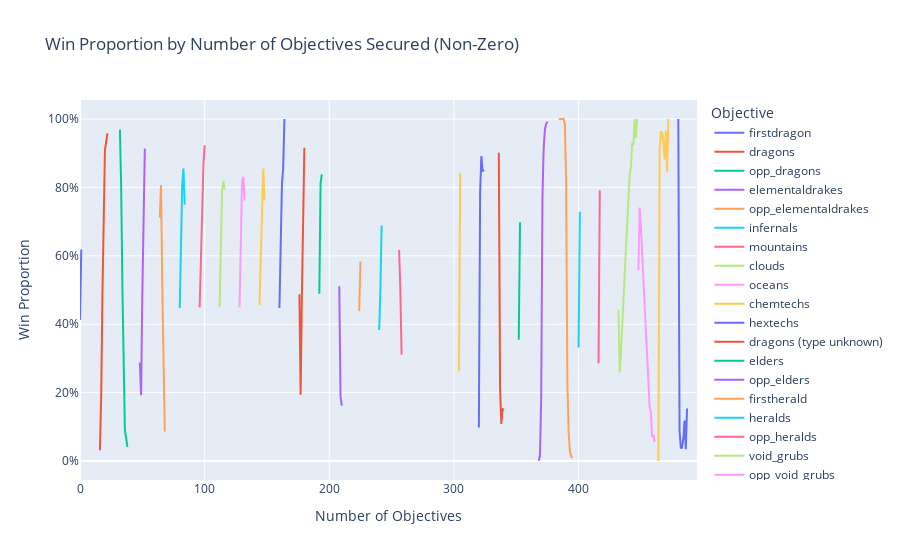

Notebook source saved alongside this figure:
### Code cell
win_proportions = {}

for obj in objectives:
    # Calculate the win proportion for each count of the objective
    win_loss_counts = grouped_df.groupby([obj, 'result']).size().unstack(fill_value=0)
    win_proportion = win_loss_counts[1] / (win_loss_counts[0] + win_loss_counts[1])
    
    # Filter out zero win proportions
    win_proportion = win_proportion[win_proportion > 0]
    win_proportions[obj] = win_proportion.reset_index(drop=True)  # Reset index to remove it

# Convert the win proportions to a DataFrame for easier plotting
win_proportions_df = pd.DataFrame(win_proportions)

import plotly.express as px

# Melt the DataFrame for plotting
win_proportions_melted = win_proportions_df.melt(var_name='Objective', 
                                                 value_name='Win Proportion')

# Create the line plot without zero points
fig = px.line(win_proportions_melted, 
              x=win_proportions_melted.index, 
              y='Win Proportion', 
              color='Objective', 
              title='Win Proportion by Number of Objectives Secured (Non-Zero)',
              labels={'index': 'Number of Objectives', 'Win Proportion': 'Win Proportion'})

fig.update_layout(yaxis=dict(tickformat=".0%"))
fig.show()

### Figure 1 — Plotly figure (JSON) as saved in the notebook; plotly's stock layout.template omitted (floating-point values rounded to 4 significant figures)
{"data": [{"hovertemplate": "Objective=firstdragon<br>Number of Objectives=%{x}<br>Win Proportion=%{y}<extra></extra>", "legendgroup": "firstdragon", "line": {"color": "#636efa", "dash": "solid"}, "marker": {"symbol": "circle"}, "mode": "lines", "name": "firstdragon", "orientation": "v", "showlegend": true, "type": "scatter", "x": [0, 1, 2, 3, 4, 5, 6, 7, 8, 9, 10, 11, 12, 13, 14, 15], "xaxis": "x", "y": [0.4128, 0.6187, null, null, null, null, null, null, null, null, null, null, null, null, null, null], "yaxis": "y"}, {"hovertemplate": "Objective=dragons<br>Number of Objectives=%{x}<br>Win Proportion=%{y}<extra></extra>", "legendgroup": "dragons", "line": {"color": "#EF553B", "dash": "solid"}, "marker": {"symbol": "circle"}, "mode": "lines", "name": "dragons", "orientation": "v", "showlegend": true, "type": "scatter", "x": [16, 17, 18, 19, 20, 21, 22, 23, 24, 25, 26, 27, 28, 29, 30, 31], "xaxis": "x", "y": [0.03166, 0.1924, 0.4872, 0.7121, 0.9093, 0.9325, 0.9583, null, null, null, null, null, null, null, null, null], "yaxis": "y"}, {"hovertemplate": "Objective=opp_dragons<br>Number of Objectives=%{x}<br>Win Proportion=%{y}<extra></extra>", "legendgroup": "opp_dragons", "line": {"color": "#00cc96", "dash": "solid"}, "marker": {"symbol": "circle"}, "mode": "lines", "name": "opp_dragons", "orientation": "v", "showlegend": true, "type": "scatter", "x": [32, 33, 34, 35, 36, 37, 38, 39, 40, 41, 42, 43, 44, 45, 46, 47], "xaxis": "x", "y": [0.9683, 0.8076, 0.5128, 0.2879, 0.09068, 0.06746, 0.04167, null, null, null, null, null, null, null, null, null], "yaxis": "y"}, {"hovertemplate": "Objective=elementaldrakes<br>Number of Objectives=%{x}<br>Win Proportion=%{y}<extra></extra>", "legendgroup": "elementaldrakes", "line": {"color": "#ab63fa", "dash": "solid"}, "marker": {"symbol": "circle"}, "mode": "lines", "name": "elementaldrakes", "orientation": "v", "showlegend": true, "type": "scatter", "x": [48, 49, 50, 51, 52, 53, 54, 55, 56, 57, 58, 59, 60, 61, 62, 63], "xaxis": "x", "y": [0.2883, 0.1928, 0.4878, 0.7123, 0.9134, null, null, null, null, null, null, null, null, null, null, null], "yaxis": "y"}, {"hovertemplate": "Objective=opp_elementaldrakes<br>Number of Objectives=%{x}<br>Win Proportion=%{y}<extra></extra>", "legendgroup": "opp_elementaldrakes", "line": {"color": "#FFA15A", "dash": "solid"}, "marker": {"symbol": "circle"}, "mode": "lines", "name": "opp_elementaldrakes", "orientation": "v", "showlegend": true, "type": "scatter", "x": [64, 65, 66, 67, 68, 69, 70, 71, 72, 73, 74, 75, 76, 77, 78, 79], "xaxis": "x", "y": [0.7117, 0.8072, 0.5122, 0.2877, 0.08664, null, null, null, null, null, null, null, null, null, null, null], "yaxis": "y"}, {"hovertemplate": "Objective=infernals<br>Number of Objectives=%{x}<br>Win Proportion=%{y}<extra></extra>", "legendgroup": "infernals", "line": {"color": "#19d3f3", "dash": "solid"}, "marker": {"symbol": "circle"}, "mode": "lines", "name": "infernals", "orientation": "v", "showlegend": true, "type": "scatter", "x": [80, 81, 82, 83, 84, 85, 86, 87, 88, 89, 90, 91, 92, 93, 94, 95], "xaxis": "x", "y": [0.4476, 0.6265, 0.8071, 0.8553, 0.75, null, null, null, null, null, null, null, null, null, null, null], "yaxis": "y"}, {"hovertemplate": "Objective=mountains<br>Number of Objectives=%{x}<br>Win Proportion=%{y}<extra></extra>", "legendgroup": "mountains", "line": {"color": "#FF6692", "dash": "solid"}, "marker": {"symbol": "circle"}, "mode": "lines", "name": "mountains", "orientation": "v", "showlegend": true, "type": "scatter", "x": [96, 97, 98, 99, 100, 101, 102, 103, 104, 105, 106, 107, 108, 109, 110, 111], "xaxis": "x", "y": [0.4493, 0.619, 0.7913, 0.8657, 0.9231, null, null, null, null, null, null, null, null, null, null, null], "yaxis": "y"}, {"hovertemplate": "Objective=clouds<br>Number of Objectives=%{x}<br>Win Proportion=%{y}<extra></extra>", "legendgroup": "clouds", "line": {"color": "#B6E880", "dash": "solid"}, "marker": {"symbol": "circle"}, "mode": "lines", "name": "clouds", "orientation": "v", "showlegend": true, "type": "scatter", "x": [112, 113, 114, 115, 116, 117, 118, 119, 120, 121, 122, 123, 124, 125, 126, 127], "xaxis": "x", "y": [0.4502, 0.6243, 0.7928, 0.8186, 0.7941, null, null, null, null, null, null, null, null, null, null, null], "yaxis": "y"}, {"hovertemplate": "Objective=oceans<br>Number of Objectives=%{x}<br>Win Proportion=%{y}<extra></extra>", "legendgroup": "oceans", "line": {"color": "#FF97FF", "dash": "solid"}, "marker": {"symbol": "circle"}, "mode": "lines", "name": "oceans", "orientation": "v", "showlegend": true, "type": "scatter", "x": [128, 129, 130, 131, 132, 133, 134, 135, 136, 137, 138, 139, 140, 141, 142, 143], "xaxis": "x", "y": [0.4497, 0.6183, 0.817, 0.8313, 0.7619, null, null, null, null, null, null, null, null, null, null, null], "yaxis": "y"}, {"hovertemplate": "Objective=chemtechs<br>Number of Objectives=%{x}<br>Win Proportion=%{y}<extra></extra>", "legendgroup": "chemtechs", "line": {"color": "#FECB52", "dash": "solid"}, "marker": {"symbol": "circle"}, "mode": "lines", "name": "chemtechs", "orientation": "v", "showlegend": true, "type": "scatter", "x": [144, 145, 146, 147, 148, 149, 150, 151, 152, 153, 154, 155, 156, 157, 158, 159], "xaxis": "x", "y": [0.4557, 0.5992, 0.7786, 0.8553, 0.7619, null, null, null, null, null, null, null, null, null, null, null], "yaxis": "y"}, {"hovertemplate": "Objective=hextechs<br>Number of Objectives=%{x}<br>Win Proportion=%{y}<extra></extra>", "legendgroup": "hextechs", "line": {"color": "#636efa", "dash": "solid"}, "marker": {"symbol": "circle"}, "mode": "lines", "name": "hextechs", "orientation": "v", "showlegend": true, "type": "scatter", "x": [160, 161, 162, 163, 164, 165, 166, 167, 168, 169, 170, 171, 172, 173, 174, 175], "xaxis": "x", "y": [0.4474, 0.6309, 0.8097, 0.8556, 1, null, null, null, null, null, null, null, null, null, null, null], "yaxis": "y"}, {"hovertemplate": "Objective=dragons (type unknown)<br>Number of Objectives=%{x}<br>Win Proportion=%{y}<extra></extra>", "legendgroup": "dragons (type unknown)", "line": {"color": "#EF553B", "dash": "solid"}, "marker": {"symbol": "circle"}, "mode": "lines", "name": "dragons (type unknown)", "orientation": "v", "showlegend": true, "type": "scatter", "x": [176, 177, 178, 179, 180, 181, 182, 183, 184, 185, 186, 187, 188, 189, 190, 191], "xaxis": "x", "y": [0.4874, 0.1935, 0.4804, 0.7141, 0.916, null, null, null, null, null, null, null, null, null, null, null], "yaxis": "y"}, {"hovertemplate": "Objective=elders<br>Number of Objectives=%{x}<br>Win Proportion=%{y}<extra></extra>", "legendgroup": "elders", "line": {"color": "#00cc96", "dash": "solid"}, "marker": {"symbol": "circle"}, "mode": "lines", "name": "elders", "orientation": "v", "showlegend": true, "type": "scatter", "x": [192, 193, 194, 195, 196, 197, 198, 199, 200, 201, 202, 203, 204, 205, 206, 207], "xaxis": "x", "y": [0.4891, 0.8109, 0.8378, null, null, null, null, null, null, null, null, null, null, null, null, null], "yaxis": "y"}, {"hovertemplate": "Objective=opp_elders<br>Number of Objectives=%{x}<br>Win Proportion=%{y}<extra></extra>", "legendgroup": "opp_elders", "line": {"color": "#ab63fa", "dash": "solid"}, "marker": {"symbol": "circle"}, "mode": "lines", "name": "opp_elders", "orientation": "v", "showlegend": true, "type": "scatter", "x": [208, 209, 210, 211, 212, 213, 214, 215, 216, 217, 218, 219, 220, 221, 222, 223], "xaxis": "x", "y": [0.5109, 0.1891, 0.1622, null, null, null, null, null, null, null, null, null, null, null, null, null], "yaxis": "y"}, {"hovertemplate": "Objective=firstherald<br>Number of Objectives=%{x}<br>Win Proportion=%{y}<extra></extra>", "legendgroup": "firstherald", "line": {"color": "#FFA15A", "dash": "solid"}, "marker": {"symbol": "circle"}, "mode": "lines", "name": "firstherald", "orientation": "v", "showlegend": true, "type": "scatter", "x": [224, 225, 226, 227, 228, 229, 230, 231, 232, 233, 234, 235, 236, 237, 238, 239], "xaxis": "x", "y": [0.4386, 0.5836, null, null, null, null, null, null, null, null, null, null, null, null, null, null], "yaxis": "y"}, {"hovertemplate": "Objective=heralds<br>Number of Objectives=%{x}<br>Win Proportion=%{y}<extra></extra>", "legendgroup": "heralds", "line": {"color": "#19d3f3", "dash": "solid"}, "marker": {"symbol": "circle"}, "mode": "lines", "name": "heralds", "orientation": "v", "showlegend": true, "type": "scatter", "x": [240, 241, 242, 243, 244, 245, 246, 247, 248, 249, 250, 251, 252, 253, 254, 255], "xaxis": "x", "y": [0.3831, 0.5006, 0.6888, null, null, null, null, null, null, null, null, null, null, null, null, null], "yaxis": "y"}, {"hovertemplate": "Objective=opp_heralds<br>Number of Objectives=%{x}<br>Win Proportion=%{y}<extra></extra>", "legendgroup": "opp_heralds", "line": {"color": "#FF6692", "dash": "solid"}, "marker": {"symbol": "circle"}, "mode": "lines", "name": "opp_heralds", "orientation": "v", "showlegend": true, "type": "scatter", "x": [256, 257, 258, 259, 260, 261, 262, 263, 264, 265, 266, 267, 268, 269, 270, 271], "xaxis": "x", "y": [0.6169, 0.4994, 0.3112, null, null, null, null, null, null, null, null, null, null, null, null, null], "yaxis": "y"}, {"hovertemplate": "Objective=void_grubs<br>Number of Objectives=%{x}<br>Win Proportion=%{y}<extra></extra>", "legendgroup": "void_grubs", "line": {"color": "#B6E880", "dash": "solid"}, "marker": {"symbol": "circle"}, "mode": "lines", "name": "void_grubs", "orientation": "v", "showlegend": true, "type": "scatter", "x": [272, 273, 274, 275, 276, 277, 278, 279, 280, 281, 282, 283, 284, 285, 286, 287], "xaxis": "x", "y": [0.5, null, null, null, null, null, null, null, null, null, null, null, null, null, null, null], "yaxis": "y"}, {"hovertemplate": "Objective=opp_void_grubs<br>Number of Objectives=%{x}<br>Win Proportion=%{y}<extra></extra>", "legendgroup": "opp_void_grubs", "line": {"color": "#FF97FF", "dash": "solid"}, "marker": {"symbol": "circle"}, "mode": "lines", "name": "opp_void_grubs", "orientation": "v", "showlegend": true, "type": "scatter", "x": [288, 289, 290, 291, 292, 293, 294, 295, 296, 297, 298, 299, 300, 301, 302, 303], "xaxis": "x", "y": [0.5, null, null, null, null, null, null, null, null, null, null, null, null, null, null, null], "yaxis": "y"}, {"hovertemplate": "Objective=firstbaron<br>Number of Objectives=%{x}<br>Win Proportion=%{y}<extra></extra>", "legendgroup": "firstbaron", "line": {"color": "#FECB52", "dash": "solid"}, "marker": {"symbol": "circle"}, "mode": "lines", "name": "firstbaron", "orientation": "v", "showlegend": true, "type": "scatter", "x": [304, 305, 306, 307, 308, 309, 310, 311, 312, 313, 314, 315, 316, 317, 318, 319], "xaxis": "x", "y": [0.2625, 0.8417, null, null, null, null, null, null, null, null, null, null, null, null, null, null], "yaxis": "y"}, {"hovertemplate": "Objective=barons<br>Number of Objectives=%{x}<br>Win Proportion=%{y}<extra></extra>", "legendgroup": "barons", "line": {"color": "#636efa", "dash": "solid"}, "marker": {"symbol": "circle"}, "mode": "lines", "name": "barons", "orientation": "v", "showlegend": true, "type": "scatter", "x": [320, 321, 322, 323, 324, 325, 326, 327, 328, 329, 330, 331, 332, 333, 334, 335], "xaxis": "x", "y": [0.09834, 0.7858, 0.8913, 0.8468, 0.8519, null, null, null, null, null, null, null, null, null, null, null], "yaxis": "y"}, {"hovertemplate": "Objective=opp_barons<br>Number of Objectives=%{x}<br>Win Proportion=%{y}<extra></extra>", "legendgroup": "opp_barons", "line": {"color": "#EF553B", "dash": "solid"}, "marker": {"symbol": "circle"}, "mode": "lines", "name": "opp_barons", "orientation": "v", "showlegend": true, "type": "scatter", "x": [336, 337, 338, 339, 340, 341, 342, 343, 344, 345, 346, 347, 348, 349, 350, 351], "xaxis": "x", "y": [0.9017, 0.2142, 0.1087, 0.1532, 0.1481, null, null, null, null, null, null, null, null, null, null, null], "yaxis": "y"}, {"hovertemplate": "Objective=firsttower<br>Number of Objectives=%{x}<br>Win Proportion=%{y}<extra></extra>", "legendgroup": "firsttower", "line": {"color": "#00cc96", "dash": "solid"}, "marker": {"symbol": "circle"}, "mode": "lines", "name": "firsttower", "orientation": "v", "showlegend": true, "type": "scatter", "x": [352, 353, 354, 355, 356, 357, 358, 359, 360, 361, 362, 363, 364, 365, 366, 367], "xaxis": "x", "y": [0.3545, 0.6981, null, null, null, null, null, null, null, null, null, null, null, null, null, null], "yaxis": "y"}, {"hovertemplate": "Objective=towers<br>Number of Objectives=%{x}<br>Win Proportion=%{y}<extra></extra>", "legendgroup": "towers", "line": {"color": "#ab63fa", "dash": "solid"}, "marker": {"symbol": "circle"}, "mode": "lines", "name": "towers", "orientation": "v", "showlegend": true, "type": "scatter", "x": [368, 369, 370, 371, 372, 373, 374, 375, 376, 377, 378, 379, 380, 381, 382, 383], "xaxis": "x", "y": [0.0008749, 0.01603, 0.184, 0.7704, 0.9142, 0.9702, 0.986, 0.9921, null, null, null, null, null, null, null, null], "yaxis": "y"}, {"hovertemplate": "Objective=opp_towers<br>Number of Objectives=%{x}<br>Win Proportion=%{y}<extra></extra>", "legendgroup": "opp_towers", "line": {"color": "#FFA15A", "dash": "solid"}, "marker": {"symbol": "circle"}, "mode": "lines", "name": "opp_towers", "orientation": "v", "showlegend": true, "type": "scatter", "x": [384, 385, 386, 387, 388, 389, 390, 391, 392, 393, 394, 395, 396, 397, 398, 399], "xaxis": "x", "y": [0.9991, 1, 1, 1, 1, 0.984, 0.816, 0.2296, 0.08577, 0.02983, 0.01402, 0.007916, null, null, null, null], "yaxis": "y"}, {"hovertemplate": "Objective=firstmidtower<br>Number of Objectives=%{x}<br>Win Proportion=%{y}<extra></extra>", "legendgroup": "firstmidtower", "line": {"color": "#19d3f3", "dash": "solid"}, "marker": {"symbol": "circle"}, "mode": "lines", "name": "firstmidtower", "orientation": "v", "showlegend": true, "type": "scatter", "x": [400, 401, 402, 403, 404, 405, 406, 407, 408, 409, 410, 411, 412, 413, 414, 415], "xaxis": "x", "y": [0.3318, 0.729, null, null, null, null, null, null, null, null, null, null, null, null, null, null], "yaxis": "y"}, {"hovertemplate": "Objective=firsttothreetowers<br>Number of Objectives=%{x}<br>Win Proportion=%{y}<extra></extra>", "legendgroup": "firsttothreetowers", "line": {"color": "#FF6692", "dash": "solid"}, "marker": {"symbol": "circle"}, "mode": "lines", "name": "firsttothreetowers", "orientation": "v", "showlegend": true, "type": "scatter", "x": [416, 417, 418, 419, 420, 421, 422, 423, 424, 425, 426, 427, 428, 429, 430, 431], "xaxis": "x", "y": [0.2858, 0.7916, null, null, null, null, null, null, null, null, null, null, null, null, null, null], "yaxis": "y"}, {"hovertemplate": "Objective=turretplates<br>Number of Objectives=%{x}<br>Win Proportion=%{y}<extra></extra>", "legendgroup": "turretplates", "line": {"color": "#B6E880", "dash": "solid"}, "marker": {"symbol": "circle"}, "mode": "lines", "name": "turretplates", "orientation": "v", "showlegend": true, "type": "scatter", "x": [432, 433, 434, 435, 436, 437, 438, 439, 440, 441, 442, 443, 444, 445, 446, 447], "xaxis": "x", "y": [0.4422, 0.2591, 0.3146, 0.4043, 0.4683, 0.5565, 0.6211, 0.6918, 0.7592, 0.8408, 0.8571, 0.9301, 0.9239, 1, 0.9444, 1], "yaxis": "y"}, {"hovertemplate": "Objective=opp_turretplates<br>Number of Objectives=%{x}<br>Win Proportion=%{y}<extra></extra>", "legendgroup": "opp_turretplates", "line": {"color": "#FF97FF", "dash": "solid"}, "marker": {"symbol": "circle"}, "mode": "lines", "name": "opp_turretplates", "orientation": "v", "showlegend": true, "type": "scatter", "x": [448, 449, 450, 451, 452, 453, 454, 455, 456, 457, 458, 459, 460, 461, 462, 463], "xaxis": "x", "y": [0.5578, 0.7409, 0.6854, 0.5957, 0.5317, 0.4435, 0.3789, 0.3082, 0.2408, 0.1592, 0.1429, 0.06989, 0.07609, 0.05556, null, null], "yaxis": "y"}, {"hovertemplate": "Objective=inhibitors<br>Number of Objectives=%{x}<br>Win Proportion=%{y}<extra></extra>", "legendgroup": "inhibitors", "line": {"color": "#FECB52", "dash": "solid"}, "marker": {"symbol": "circle"}, "mode": "lines", "name": "inhibitors", "orientation": "v", "showlegend": true, "type": "scatter", "x": [464, 465, 466, 467, 468, 469, 470, 471, 472, 473, 474, 475, 476, 477, 478, 479], "xaxis": "x", "y": [0.0001972, 0.9115, 0.9611, 0.9612, 0.9347, 0.8816, 0.9655, 0.8462, 1, null, null, null, null, null, null, null], "yaxis": "y"}, {"hovertemplate": "Objective=opp_inhibitors<br>Number of Objectives=%{x}<br>Win Proportion=%{y}<extra></extra>", "legendgroup": "opp_inhibitors", "line": {"color": "#636efa", "dash": "solid"}, "marker": {"symbol": "circle"}, "mode": "lines", "name": "opp_inhibitors", "orientation": "v", "showlegend": true, "type": "scatter", "x": [480, 481, 482, 483, 484, 485, 486, 487, 488, 489, 490, 491, 492, 493, 494, 495], "xaxis": "x", "y": [0.9998, 0.08851, 0.03893, 0.03885, 0.06534, 0.1184, 0.03448, 0.1538, null, null, null, null, null, null, null, null], "yaxis": "y"}], "layout": {"legend": {"title": {"text": "Objective"}, "tracegroupgap": 0}, "title": {"text": "Win Proportion by Number of Objectives Secured (Non-Zero)"}, "xaxis": {"anchor": "y", "domain": [0, 1], "title": {"text": "Number of Objectives"}}, "yaxis": {"anchor": "x", "domain": [0, 1], "tickformat": ".0%", "title": {"text": "Win Proportion"}}}}
